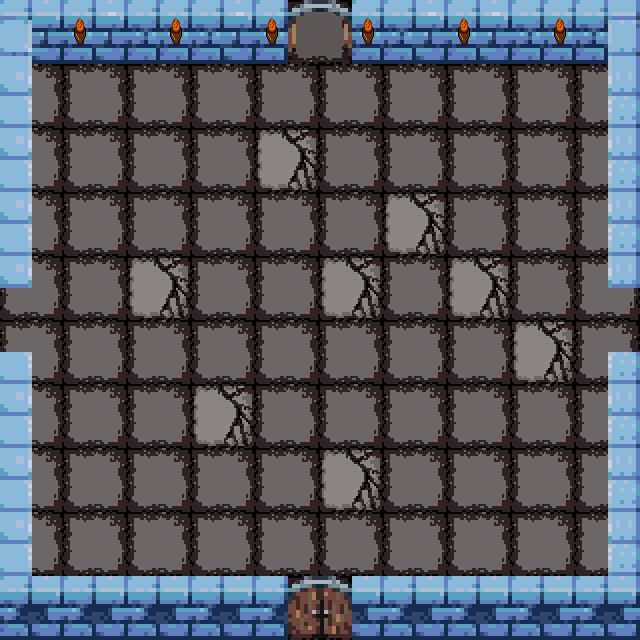

Tiled map render using the project's own tile images. Description and the whole map definition, tile-layer contents included, below:
An orthogonal 20x20 tile map with 32x32 px tiles, 1 tile layer (Capa de patrones 1).

<map version="1.9" tiledversion="1.9.2" orientation="orthogonal" renderorder="right-down" width="20" height="20" tilewidth="32" tileheight="32" infinite="0" nextlayerid="2" nextobjectid="1">
 <tileset firstgid="1" name="Room" tilewidth="32" tileheight="32" tilecount="60" columns="10">
  <image source="Room.jpg" trans="000000" width="320" height="192" />
  <tile id="0">
   <properties>
    <property name="blocked" value="" />
   </properties>
  </tile>
  <tile id="1">
   <properties>
    <property name="blocked" value="" />
   </properties>
  </tile>
  <tile id="2">
   <properties>
    <property name="blocked" value="" />
   </properties>
  </tile>
  <tile id="3">
   <properties>
    <property name="blocked" value="" />
   </properties>
  </tile>
  <tile id="6">
   <properties>
    <property name="blocked" value="" />
   </properties>
  </tile>
  <tile id="7">
   <properties>
    <property name="blocked" value="" />
   </properties>
  </tile>
  <tile id="8">
   <properties>
    <property name="animation" value="Fire" />
    <property name="blocked" value="" />
   </properties>
  </tile>
  <tile id="9">
   <properties>
    <property name="animation" value="Fire" />
    <property name="blocked" value="" />
   </properties>
  </tile>
  <tile id="10">
   <properties>
    <property name="blocked" value="" />
   </properties>
  </tile>
  <tile id="17">
   <properties>
    <property name="blocked" value="" />
   </properties>
  </tile>
  <tile id="20">
   <properties>
    <property name="blocked" value="" />
   </properties>
  </tile>
  <tile id="27">
   <properties>
    <property name="blocked" value="" />
   </properties>
  </tile>
  <tile id="28">
   <properties>
    <property name="animation" value="Fire" />
    <property name="blocked" value="" />
   </properties>
  </tile>
  <tile id="29">
   <properties>
    <property name="blocked" value="" />
   </properties>
  </tile>
  <tile id="30">
   <properties>
    <property name="blocked" value="" />
   </properties>
  </tile>
  <tile id="37">
   <properties>
    <property name="blocked" value="" />
   </properties>
  </tile>
  <tile id="40">
   <properties>
    <property name="blocked" value="" />
   </properties>
  </tile>
  <tile id="41">
   <properties>
    <property name="blocked" value="" />
   </properties>
  </tile>
  <tile id="42">
   <properties>
    <property name="blocked" value="" />
   </properties>
  </tile>
  <tile id="43">
   <properties>
    <property name="blocked" value="" />
   </properties>
  </tile>
  <tile id="46">
   <properties>
    <property name="blocked" value="" />
   </properties>
  </tile>
  <tile id="47">
   <properties>
    <property name="blocked" value="" />
   </properties>
  </tile>
  <tile id="48">
   <properties>
    <property name="blocked" value="" />
   </properties>
  </tile>
  <tile id="49">
   <properties>
    <property name="blocked" value="" />
   </properties>
  </tile>
  <tile id="50">
   <properties>
    <property name="blocked" value="" />
   </properties>
  </tile>
  <tile id="51">
   <properties>
    <property name="blocked" value="" />
   </properties>
  </tile>
  <tile id="52">
   <properties>
    <property name="blocked" value="" />
   </properties>
  </tile>
  <tile id="53">
   <properties>
    <property name="blocked" value="" />
   </properties>
  </tile>
  <tile id="56">
   <properties>
    <property name="blocked" value="" />
   </properties>
  </tile>
  <tile id="57">
   <properties>
    <property name="blocked" value="" />
   </properties>
  </tile>
 </tileset>
 <layer id="1" name="Capa de patrones 1" width="20" height="20">
  <data encoding="csv">
1,2,9,4,3,9,3,4,9,5,6,9,3,4,9,4,3,9,7,8,
11,12,19,14,13,19,13,14,19,15,16,19,13,14,19,14,13,19,17,18,
21,22,23,24,23,24,23,24,23,24,23,24,23,24,23,24,23,24,27,28,
31,32,33,34,33,34,33,34,33,34,33,34,33,34,33,34,33,34,37,38,
21,22,23,24,23,24,23,24,25,26,23,24,23,24,23,24,23,24,27,28,
31,32,33,34,33,34,33,34,35,36,33,34,33,34,33,34,33,34,37,38,
21,22,23,24,23,24,23,24,23,24,23,24,25,26,23,24,23,24,27,28,
31,32,33,34,33,34,33,34,33,34,33,34,35,36,33,34,33,34,37,38,
21,22,23,24,25,26,23,24,23,24,25,26,23,24,25,26,23,24,27,28,
33,34,33,34,35,36,33,34,33,34,35,36,33,34,35,36,33,34,37,34,
23,24,23,24,23,24,23,24,23,24,23,24,23,24,23,24,25,26,27,24,
31,32,33,34,33,34,33,34,33,34,33,34,33,34,33,34,35,36,37,38,
21,22,23,24,23,24,25,26,23,24,23,24,23,24,23,24,23,24,27,28,
31,32,33,34,33,34,35,36,33,34,33,34,33,34,33,34,33,34,37,38,
21,22,23,24,23,24,23,24,23,24,25,26,23,24,23,24,23,24,27,28,
31,32,33,34,33,34,33,34,33,34,35,36,33,34,33,34,33,34,37,38,
21,22,23,24,23,24,23,24,23,24,23,24,23,24,23,24,23,24,27,28,
31,32,33,34,33,34,33,34,33,34,33,34,33,34,33,34,33,34,37,38,
41,42,41,42,41,42,41,42,41,45,46,42,41,42,41,42,41,42,41,42,
51,52,51,52,51,52,51,52,51,55,56,52,51,52,51,52,51,52,51,52
</data>
 </layer>
</map>